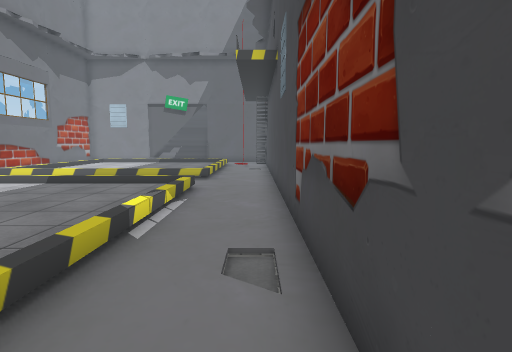
view 1 (above)

12 first-person views from a walk through a Unity game level. The camera is 1.4 m above the floor, tilts 6° down and sees 80° across. The floor is counted in squares, 1 m on a side. Each view is taken from the middle of a square. On the plan, view 1 faces up. The plan holds only what a view shows up to about 14 squares ahead; the rest is blank. The place goes on beyond the plan. Some surface patterns are stand-ins.

view 2
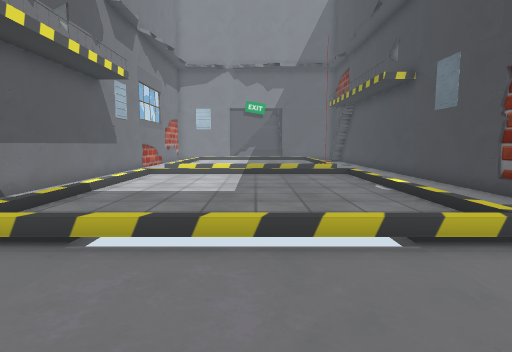

view 3
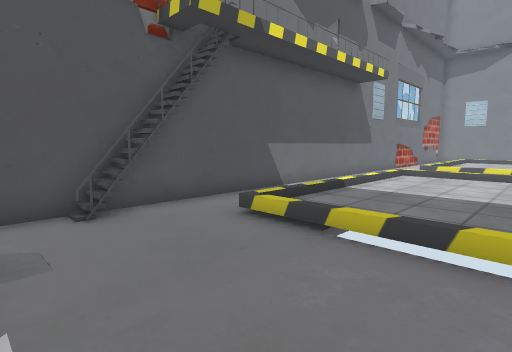

view 4
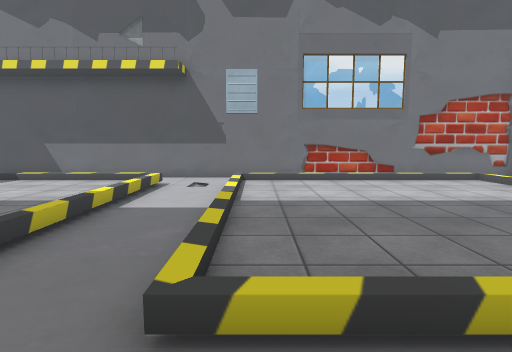

view 5
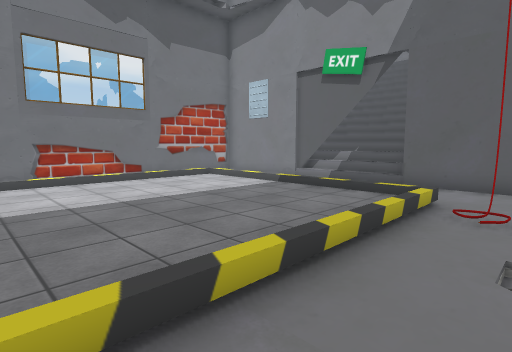

view 6
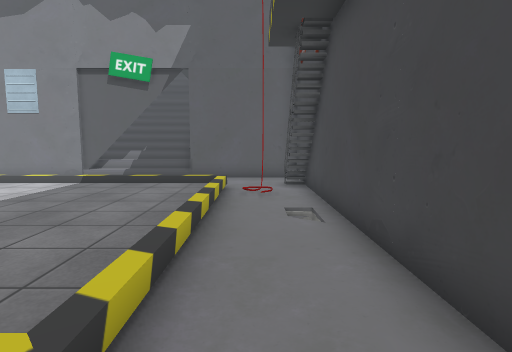

view 7
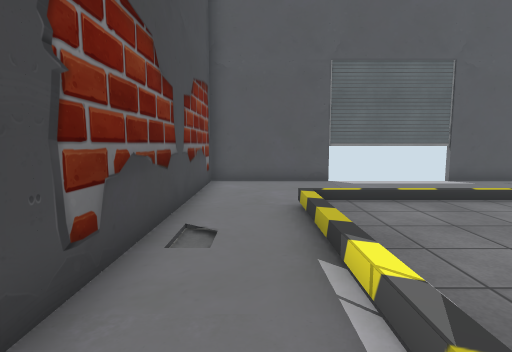

view 8
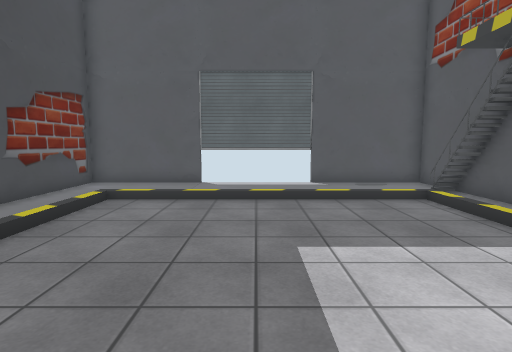

view 9
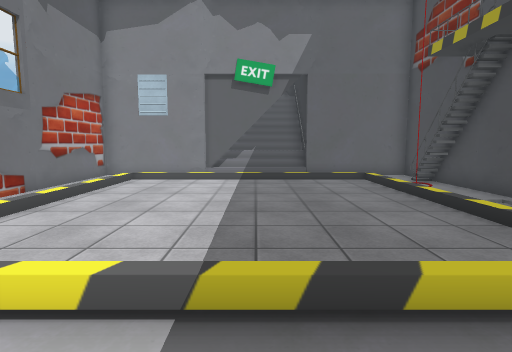

view 10
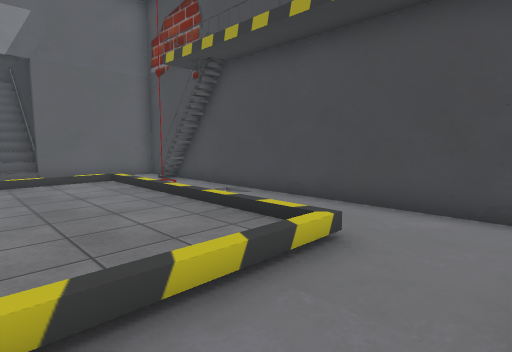

view 11
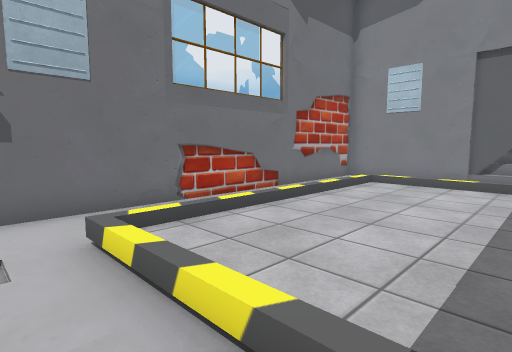

view 12
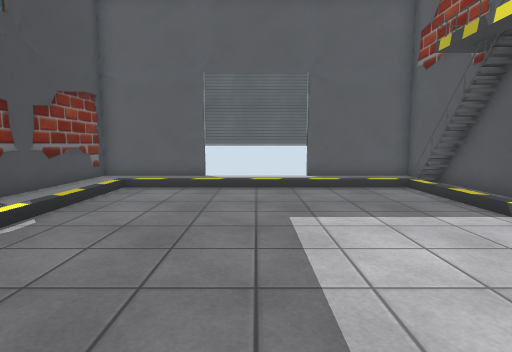

### Floor plan
Key: @ floor where view 1 was taken; # wall or solid block; . main floor; : floor 0.25 m higher than the main floor; / step, stairs or slope; = window, fence, low wall or low ledge; v drop or lower ground.
Columns run from 13 left of view 1 to 1 right of it. Each row starts with its distance up from view 1.
 28          #
 27        //#
 26       ///#
 25      ////##
 24 #######//=#####
 23 #          ...#
 22 #          ..=#
 21 #  /////////.##
 20 #  :::::::://##
 19 #. :::::::://.#
 18 #..::::::::/..#
 17 #..::::::::/.v#
 16 #..::::::::/..#
 15 #..::::::::/..#
 14 #..::::::::/..#
 13 #..::::::::/..#
 12 #.............#
 11 #.............#
 10 #.............#
  9 #. ::::::::/..#
  8 #  ::::::::/..#
  7 #  ::::::::/..#
  6 # .::::::::/..#
  5 #..::::::::/..#
  4 #..::::::::/..#
  3 #..::::::::/..#
  2 #..::::::::/..#
  1 #../////////..#
  0 ##...........@#
 -1 ##............#
 -2 #.............#
 -3 #.............#
 -4 ###############

Where each view was taken, in squares from view 1:
view 1: 0 up, 0 right, facing up
view 2: 3 down, 6 left, facing up
view 3: 3 down, 6 left, facing up-left
view 4: 13 up, 0 right, facing left
view 5: 13 up, 0 right, facing up-left
view 6: 11 up, 1 left, facing up
view 7: 8 up, 1 left, facing down
view 8: 9 up, 6 left, facing down
view 9: 10 up, 6 left, facing up
view 10: 10 up, 6 left, facing up-right
view 11: 11 up, 6 left, facing up-left
view 12: 10 up, 6 left, facing down
